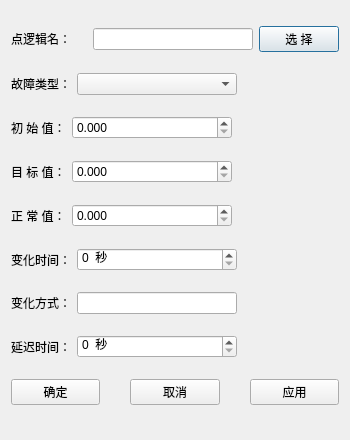
<?xml version="1.0" encoding="UTF-8"?>
<ui version="4.0">
 <class>CFaultDataAddTable</class>
 <widget class="QDialog" name="CFaultDataAddTable">
  <property name="geometry">
   <rect>
    <x>0</x>
    <y>0</y>
    <width>350</width>
    <height>440</height>
   </rect>
  </property>
  <property name="windowTitle">
   <string>添加故障数据</string>
  </property>
  <layout class="QVBoxLayout" name="verticalLayout">
   <item>
    <layout class="QHBoxLayout" name="horizontalLayout">
     <item>
      <widget class="QLabel" name="label">
       <property name="styleSheet">
        <string notr="true">font: 12pt &quot;宋体&quot;;</string>
       </property>
       <property name="text">
        <string>点逻辑名：</string>
       </property>
      </widget>
     </item>
     <item>
      <widget class="QLineEdit" name="editLogicalName">
       <property name="minimumSize">
        <size>
         <width>160</width>
         <height>0</height>
        </size>
       </property>
       <property name="maximumSize">
        <size>
         <width>160</width>
         <height>16777215</height>
        </size>
       </property>
      </widget>
     </item>
     <item>
      <widget class="QPushButton" name="buttonPointName">
       <property name="text">
        <string>选 择</string>
       </property>
      </widget>
     </item>
    </layout>
   </item>
   <item>
    <layout class="QHBoxLayout" name="horizontalLayout_2">
     <item>
      <widget class="QLabel" name="label_2">
       <property name="styleSheet">
        <string notr="true">font: 12pt &quot;宋体&quot;;</string>
       </property>
       <property name="text">
        <string>故障类型：</string>
       </property>
      </widget>
     </item>
     <item>
      <widget class="QComboBox" name="editType">
       <property name="minimumSize">
        <size>
         <width>160</width>
         <height>0</height>
        </size>
       </property>
       <property name="maximumSize">
        <size>
         <width>160</width>
         <height>16777215</height>
        </size>
       </property>
      </widget>
     </item>
     <item>
      <spacer name="horizontalSpacer">
       <property name="orientation">
        <enum>Qt::Horizontal</enum>
       </property>
       <property name="sizeHint" stdset="0">
        <size>
         <width>40</width>
         <height>20</height>
        </size>
       </property>
      </spacer>
     </item>
    </layout>
   </item>
   <item>
    <layout class="QHBoxLayout" name="horizontalLayout_3">
     <item>
      <widget class="QLabel" name="label_3">
       <property name="styleSheet">
        <string notr="true">font: 12pt &quot;宋体&quot;;</string>
       </property>
       <property name="text">
        <string>初 始 值：</string>
       </property>
      </widget>
     </item>
     <item>
      <widget class="QDoubleSpinBox" name="editInitValue">
       <property name="minimumSize">
        <size>
         <width>160</width>
         <height>0</height>
        </size>
       </property>
       <property name="maximumSize">
        <size>
         <width>160</width>
         <height>16777215</height>
        </size>
       </property>
       <property name="decimals">
        <number>3</number>
       </property>
       <property name="maximum">
        <double>99999.998999999996158</double>
       </property>
      </widget>
     </item>
     <item>
      <spacer name="horizontalSpacer_2">
       <property name="orientation">
        <enum>Qt::Horizontal</enum>
       </property>
       <property name="sizeHint" stdset="0">
        <size>
         <width>40</width>
         <height>20</height>
        </size>
       </property>
      </spacer>
     </item>
    </layout>
   </item>
   <item>
    <layout class="QHBoxLayout" name="horizontalLayout_4">
     <item>
      <widget class="QLabel" name="label_4">
       <property name="styleSheet">
        <string notr="true">font: 12pt &quot;宋体&quot;;</string>
       </property>
       <property name="text">
        <string>目 标 值：</string>
       </property>
      </widget>
     </item>
     <item>
      <widget class="QDoubleSpinBox" name="editDstValue">
       <property name="minimumSize">
        <size>
         <width>160</width>
         <height>0</height>
        </size>
       </property>
       <property name="maximumSize">
        <size>
         <width>160</width>
         <height>16777215</height>
        </size>
       </property>
       <property name="decimals">
        <number>3</number>
       </property>
       <property name="maximum">
        <double>99999.998999999996158</double>
       </property>
      </widget>
     </item>
     <item>
      <spacer name="horizontalSpacer_3">
       <property name="orientation">
        <enum>Qt::Horizontal</enum>
       </property>
       <property name="sizeHint" stdset="0">
        <size>
         <width>40</width>
         <height>20</height>
        </size>
       </property>
      </spacer>
     </item>
    </layout>
   </item>
   <item>
    <layout class="QHBoxLayout" name="horizontalLayout_5">
     <item>
      <widget class="QLabel" name="label_5">
       <property name="styleSheet">
        <string notr="true">font: 12pt &quot;宋体&quot;;</string>
       </property>
       <property name="text">
        <string>正 常 值：</string>
       </property>
      </widget>
     </item>
     <item>
      <widget class="QDoubleSpinBox" name="editNormValue">
       <property name="minimumSize">
        <size>
         <width>160</width>
         <height>0</height>
        </size>
       </property>
       <property name="maximumSize">
        <size>
         <width>160</width>
         <height>16777215</height>
        </size>
       </property>
       <property name="decimals">
        <number>3</number>
       </property>
       <property name="maximum">
        <double>99999.998999999996158</double>
       </property>
      </widget>
     </item>
     <item>
      <spacer name="horizontalSpacer_4">
       <property name="orientation">
        <enum>Qt::Horizontal</enum>
       </property>
       <property name="sizeHint" stdset="0">
        <size>
         <width>40</width>
         <height>20</height>
        </size>
       </property>
      </spacer>
     </item>
    </layout>
   </item>
   <item>
    <layout class="QHBoxLayout" name="horizontalLayout_6">
     <item>
      <widget class="QLabel" name="label_6">
       <property name="styleSheet">
        <string notr="true">font: 12pt &quot;宋体&quot;;</string>
       </property>
       <property name="text">
        <string>变化时间：</string>
       </property>
      </widget>
     </item>
     <item>
      <widget class="QSpinBox" name="editChgTime">
       <property name="minimumSize">
        <size>
         <width>160</width>
         <height>0</height>
        </size>
       </property>
       <property name="maximumSize">
        <size>
         <width>160</width>
         <height>16777215</height>
        </size>
       </property>
       <property name="suffix">
        <string>  秒</string>
       </property>
       <property name="maximum">
        <number>100000</number>
       </property>
      </widget>
     </item>
     <item>
      <spacer name="horizontalSpacer_5">
       <property name="orientation">
        <enum>Qt::Horizontal</enum>
       </property>
       <property name="sizeHint" stdset="0">
        <size>
         <width>40</width>
         <height>20</height>
        </size>
       </property>
      </spacer>
     </item>
    </layout>
   </item>
   <item>
    <layout class="QHBoxLayout" name="horizontalLayout_7">
     <item>
      <widget class="QLabel" name="label_7">
       <property name="styleSheet">
        <string notr="true">font: 12pt &quot;宋体&quot;;</string>
       </property>
       <property name="text">
        <string>变化方式：</string>
       </property>
      </widget>
     </item>
     <item>
      <widget class="QLineEdit" name="editChgMode">
       <property name="minimumSize">
        <size>
         <width>160</width>
         <height>0</height>
        </size>
       </property>
       <property name="maximumSize">
        <size>
         <width>160</width>
         <height>16777215</height>
        </size>
       </property>
      </widget>
     </item>
     <item>
      <spacer name="horizontalSpacer_6">
       <property name="orientation">
        <enum>Qt::Horizontal</enum>
       </property>
       <property name="sizeHint" stdset="0">
        <size>
         <width>40</width>
         <height>20</height>
        </size>
       </property>
      </spacer>
     </item>
    </layout>
   </item>
   <item>
    <layout class="QHBoxLayout" name="horizontalLayout_8">
     <item>
      <widget class="QLabel" name="label_8">
       <property name="styleSheet">
        <string notr="true">font: 12pt &quot;宋体&quot;;</string>
       </property>
       <property name="text">
        <string>延迟时间：</string>
       </property>
      </widget>
     </item>
     <item>
      <widget class="QSpinBox" name="editDelayTime">
       <property name="minimumSize">
        <size>
         <width>160</width>
         <height>0</height>
        </size>
       </property>
       <property name="maximumSize">
        <size>
         <width>160</width>
         <height>16777215</height>
        </size>
       </property>
       <property name="suffix">
        <string>  秒</string>
       </property>
       <property name="maximum">
        <number>1000</number>
       </property>
      </widget>
     </item>
     <item>
      <spacer name="horizontalSpacer_7">
       <property name="orientation">
        <enum>Qt::Horizontal</enum>
       </property>
       <property name="sizeHint" stdset="0">
        <size>
         <width>40</width>
         <height>20</height>
        </size>
       </property>
      </spacer>
     </item>
    </layout>
   </item>
   <item>
    <layout class="QHBoxLayout" name="horizontalLayout_9">
     <property name="spacing">
      <number>30</number>
     </property>
     <item>
      <widget class="QPushButton" name="buttonEnter">
       <property name="styleSheet">
        <string notr="true">font: 12pt &quot;宋体&quot;;</string>
       </property>
       <property name="text">
        <string>确定</string>
       </property>
      </widget>
     </item>
     <item>
      <widget class="QPushButton" name="buttonExit">
       <property name="styleSheet">
        <string notr="true">font: 12pt &quot;宋体&quot;;</string>
       </property>
       <property name="text">
        <string>取消</string>
       </property>
      </widget>
     </item>
     <item>
      <widget class="QPushButton" name="buttonApply">
       <property name="styleSheet">
        <string notr="true">font: 12pt &quot;宋体&quot;;</string>
       </property>
       <property name="text">
        <string>应用</string>
       </property>
      </widget>
     </item>
    </layout>
   </item>
  </layout>
 </widget>
 <resources/>
 <connections>
  <connection>
   <sender>buttonExit</sender>
   <signal>clicked()</signal>
   <receiver>CFaultDataAddTable</receiver>
   <slot>reject()</slot>
   <hints>
    <hint type="sourcelabel">
     <x>270</x>
     <y>400</y>
    </hint>
    <hint type="destinationlabel">
     <x>174</x>
     <y>223</y>
    </hint>
   </hints>
  </connection>
 </connections>
</ui>
